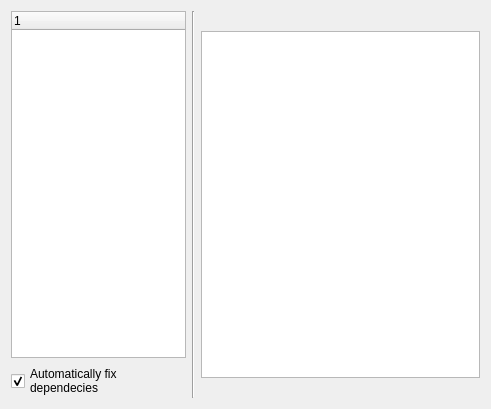
<?xml version="1.0" encoding="UTF-8"?>
<ui version="4.0">
 <class>Form</class>
 <widget class="QWidget" name="Form">
  <property name="geometry">
   <rect>
    <x>0</x>
    <y>0</y>
    <width>491</width>
    <height>409</height>
   </rect>
  </property>
  <property name="sizePolicy">
   <sizepolicy hsizetype="Minimum" vsizetype="Minimum">
    <horstretch>0</horstretch>
    <verstretch>0</verstretch>
   </sizepolicy>
  </property>
  <property name="windowTitle">
   <string>Form</string>
  </property>
  <layout class="QHBoxLayout" name="horizontalLayout">
   <item>
    <layout class="QVBoxLayout" name="verticalLayout_3">
     <item>
      <widget class="QTreeWidget" name="moduleTree">
       <property name="minimumSize">
        <size>
         <width>175</width>
         <height>0</height>
        </size>
       </property>
       <property name="maximumSize">
        <size>
         <width>175</width>
         <height>16777215</height>
        </size>
       </property>
       <column>
        <property name="text">
         <string>1</string>
        </property>
       </column>
      </widget>
     </item>
     <item>
      <widget class="QCheckBox" name="automaticFix">
       <property name="minimumSize">
        <size>
         <width>175</width>
         <height>0</height>
        </size>
       </property>
       <property name="maximumSize">
        <size>
         <width>175</width>
         <height>16777215</height>
        </size>
       </property>
       <property name="text">
        <string>Automatically fix
dependecies</string>
       </property>
       <property name="checked">
        <bool>true</bool>
       </property>
      </widget>
     </item>
    </layout>
   </item>
   <item>
    <layout class="QVBoxLayout" name="verticalLayout">
     <item>
      <widget class="Line" name="line">
       <property name="orientation">
        <enum>Qt::Vertical</enum>
       </property>
      </widget>
     </item>
    </layout>
   </item>
   <item>
    <layout class="QVBoxLayout" name="verticalLayout_2">
     <item>
      <widget class="QLabel" name="moduleLabel">
       <property name="text">
        <string/>
       </property>
      </widget>
     </item>
     <item>
      <widget class="QTableWidget" name="propertyTable">
       <property name="editTriggers">
        <set>QAbstractItemView::NoEditTriggers</set>
       </property>
       <property name="alternatingRowColors">
        <bool>true</bool>
       </property>
       <property name="selectionMode">
        <enum>QAbstractItemView::SingleSelection</enum>
       </property>
       <property name="selectionBehavior">
        <enum>QAbstractItemView::SelectRows</enum>
       </property>
       <property name="showGrid">
        <bool>false</bool>
       </property>
       <property name="wordWrap">
        <bool>true</bool>
       </property>
       <property name="cornerButtonEnabled">
        <bool>false</bool>
       </property>
      </widget>
     </item>
     <item>
      <widget class="QLabel" name="warningLabel">
       <property name="text">
        <string/>
       </property>
       <property name="wordWrap">
        <bool>true</bool>
       </property>
      </widget>
     </item>
    </layout>
   </item>
  </layout>
 </widget>
 <resources/>
 <connections/>
</ui>
